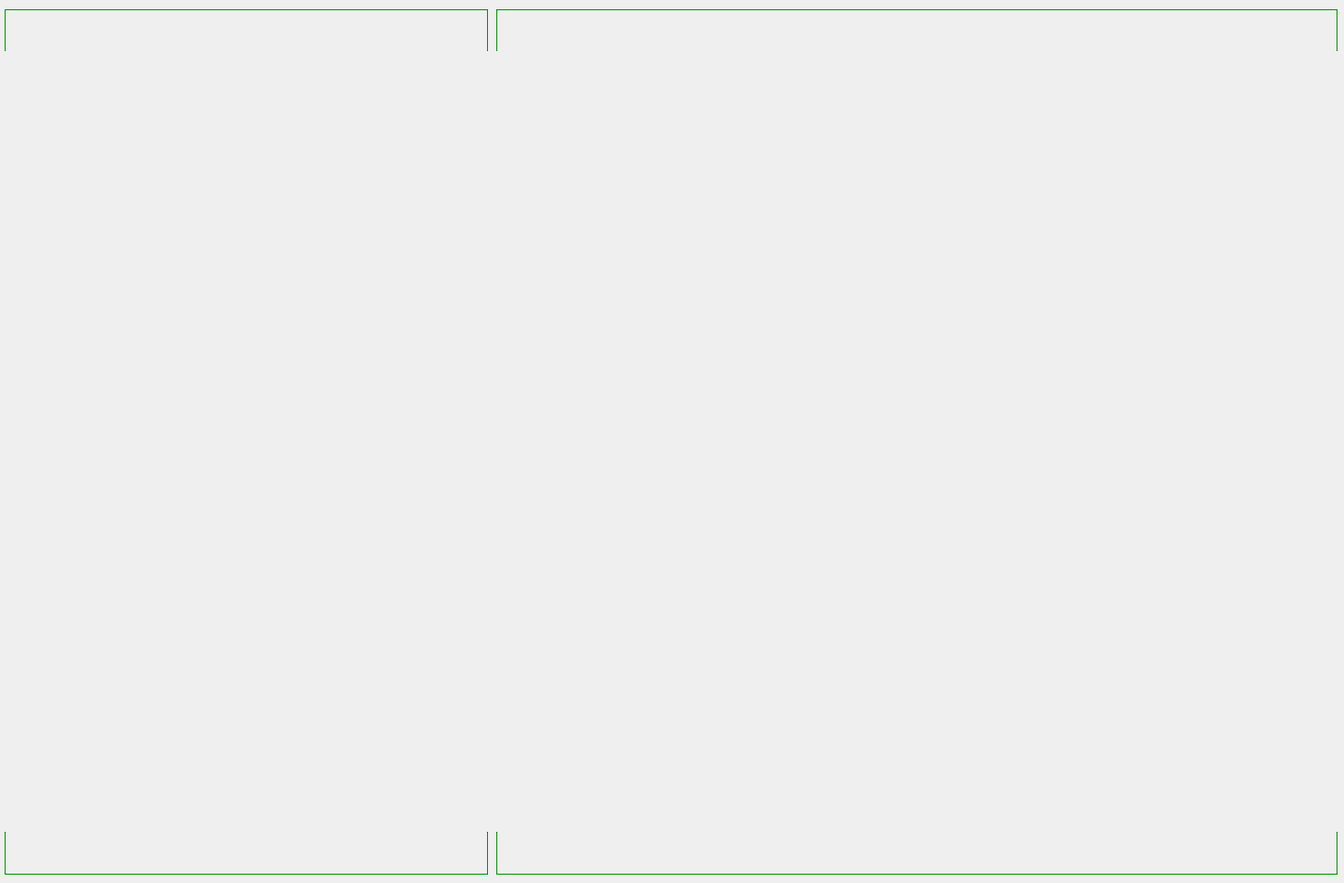
<?xml version="1.0" encoding="UTF-8"?>
<ui version="4.0">
 <class>GraphicalInterface</class>
 <widget class="QMainWindow" name="GraphicalInterface">
  <property name="geometry">
   <rect>
    <x>0</x>
    <y>0</y>
    <width>1446</width>
    <height>950</height>
   </rect>
  </property>
  <property name="windowTitle">
   <string/>
  </property>
  <property name="styleSheet">
   <string notr="true">QMainWindow::title { background-color: black; color: white; }</string>
  </property>
  <widget class="QWidget" name="centralwidget">
   <widget class="QWidget" name="verticalLayoutWidget">
    <property name="geometry">
     <rect>
      <x>540</x>
      <y>20</y>
      <width>891</width>
      <height>911</height>
     </rect>
    </property>
    <layout class="QVBoxLayout" name="graph_visualizer"/>
   </widget>
   <widget class="QWidget" name="verticalLayoutWidget_2">
    <property name="geometry">
     <rect>
      <x>10</x>
      <y>20</y>
      <width>511</width>
      <height>911</height>
     </rect>
    </property>
    <layout class="QVBoxLayout" name="interaction_panel"/>
   </widget>
   <widget class="Line" name="fas">
    <property name="geometry">
     <rect>
      <x>5</x>
      <y>10</y>
      <width>1</width>
      <height>45</height>
     </rect>
    </property>
    <property name="styleSheet">
     <string notr="true">background-color: green;
</string>
    </property>
    <property name="orientation">
     <enum>Qt::Vertical</enum>
    </property>
   </widget>
   <widget class="Line" name="line_3">
    <property name="geometry">
     <rect>
      <x>1438</x>
      <y>10</y>
      <width>1</width>
      <height>45</height>
     </rect>
    </property>
    <property name="styleSheet">
     <string notr="true">background-color: green;
</string>
    </property>
    <property name="orientation">
     <enum>Qt::Vertical</enum>
    </property>
   </widget>
   <widget class="Line" name="line_4">
    <property name="geometry">
     <rect>
      <x>1438</x>
      <y>895</y>
      <width>1</width>
      <height>45</height>
     </rect>
    </property>
    <property name="styleSheet">
     <string notr="true">background-color: green;
</string>
    </property>
    <property name="orientation">
     <enum>Qt::Vertical</enum>
    </property>
   </widget>
   <widget class="Line" name="left_bottom_corner">
    <property name="geometry">
     <rect>
      <x>5</x>
      <y>895</y>
      <width>1</width>
      <height>45</height>
     </rect>
    </property>
    <property name="styleSheet">
     <string notr="true">background-color: green;
</string>
    </property>
    <property name="orientation">
     <enum>Qt::Vertical</enum>
    </property>
   </widget>
   <widget class="Line" name="line_5">
    <property name="geometry">
     <rect>
      <x>524</x>
      <y>10</y>
      <width>1</width>
      <height>45</height>
     </rect>
    </property>
    <property name="styleSheet">
     <string notr="true">background-color: green;
</string>
    </property>
    <property name="orientation">
     <enum>Qt::Vertical</enum>
    </property>
   </widget>
   <widget class="Line" name="line_6">
    <property name="geometry">
     <rect>
      <x>524</x>
      <y>895</y>
      <width>1</width>
      <height>45</height>
     </rect>
    </property>
    <property name="styleSheet">
     <string notr="true">background-color: green;
</string>
    </property>
    <property name="orientation">
     <enum>Qt::Vertical</enum>
    </property>
   </widget>
   <widget class="Line" name="bottom_left_line">
    <property name="geometry">
     <rect>
      <x>5</x>
      <y>940</y>
      <width>520</width>
      <height>1</height>
     </rect>
    </property>
    <property name="styleSheet">
     <string notr="true">background-color: green;
</string>
    </property>
    <property name="orientation">
     <enum>Qt::Horizontal</enum>
    </property>
   </widget>
   <widget class="Line" name="upper_left_line">
    <property name="geometry">
     <rect>
      <x>5</x>
      <y>10</y>
      <width>520</width>
      <height>1</height>
     </rect>
    </property>
    <property name="styleSheet">
     <string notr="true">background-color: green;
</string>
    </property>
    <property name="orientation">
     <enum>Qt::Horizontal</enum>
    </property>
   </widget>
   <widget class="Line" name="line_7">
    <property name="geometry">
     <rect>
      <x>534</x>
      <y>895</y>
      <width>1</width>
      <height>45</height>
     </rect>
    </property>
    <property name="styleSheet">
     <string notr="true">background-color: green;
</string>
    </property>
    <property name="orientation">
     <enum>Qt::Vertical</enum>
    </property>
   </widget>
   <widget class="Line" name="bottom_left_line_2">
    <property name="geometry">
     <rect>
      <x>534</x>
      <y>940</y>
      <width>905</width>
      <height>1</height>
     </rect>
    </property>
    <property name="styleSheet">
     <string notr="true">background-color: green;
</string>
    </property>
    <property name="orientation">
     <enum>Qt::Horizontal</enum>
    </property>
   </widget>
   <widget class="Line" name="upper_left_line_2">
    <property name="geometry">
     <rect>
      <x>534</x>
      <y>10</y>
      <width>905</width>
      <height>1</height>
     </rect>
    </property>
    <property name="styleSheet">
     <string notr="true">background-color: green;
</string>
    </property>
    <property name="orientation">
     <enum>Qt::Horizontal</enum>
    </property>
   </widget>
   <widget class="Line" name="line_8">
    <property name="geometry">
     <rect>
      <x>534</x>
      <y>10</y>
      <width>1</width>
      <height>45</height>
     </rect>
    </property>
    <property name="styleSheet">
     <string notr="true">background-color: green;
</string>
    </property>
    <property name="orientation">
     <enum>Qt::Vertical</enum>
    </property>
   </widget>
  </widget>
 </widget>
 <resources/>
 <connections/>
</ui>
